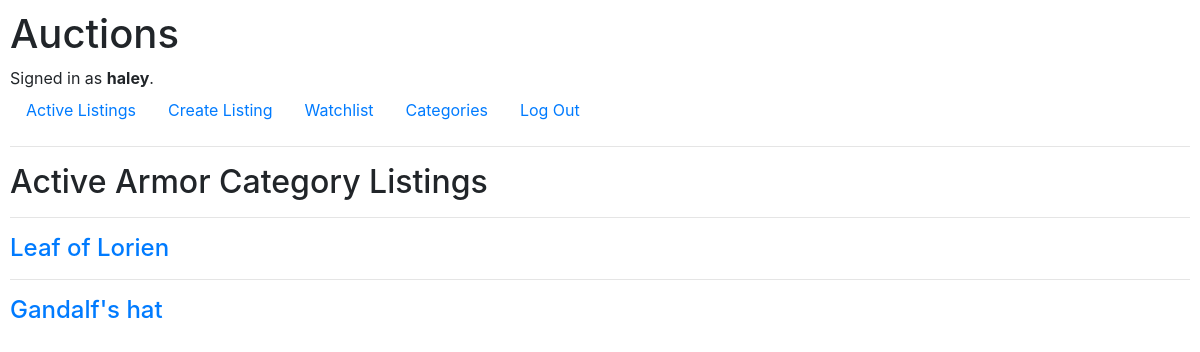
Screenshot of /category_auction/2/ (signed in) with the database file from the repository.
### auctions/models.py (models this page shows, shortened)
class User(AbstractUser):
    pass

class Category(models.Model):
    name = models.CharField(max_length=50)
    class Meta:
        verbose_name_plural= "Categories"

class Auction(models.Model):
    title = models.CharField(max_length=255)
    description = models.CharField(max_length=255)
    start_bid = models.IntegerField(null=True)
    image_url = models.CharField(max_length=255,blank=True, null=True)
    category = models.ManyToManyField(Category,related_name='categories')
    isActive = models.BooleanField(default=True)
    created_by = models.ForeignKey(User, on_delete=models.CASCADE)

### auctions/views.py (the view)
# urls.py: path('category_auction/<int:category_id>/', views.category_auction, name="category_auction"),
def category_auction(request,category_id):
    auctions = Auction.objects.filter(category__id=category_id)
    name = Category.objects.filter(id=category_id)
    return render(request, "auctions/category_auction.html", {
        "auctions":auctions,
        "name":name
    })

### auctions/templates/auctions/category_auction.html
{% extends "auctions/layout.html" %}
{% block body %}
{% for category in name %}
  <h2>Active {{category.name}} Category Listings</h2>
{% endfor %}
{% for auction in auctions %}
  {% if auction.isActive %}
    <hr>
    <div>
        <h4><a href="/detail/{{ auction.id }}">{{ auction.title }}</a></h4>
          {% endif %}
        {% endfor %}
      </div>
{% endblock %}

### auctions/templates/auctions/layout.html (shortened to what this page needs)
{% load static %}
<!DOCTYPE html>
<html lang="en">
    <head>
        <link rel="stylesheet" href="https://stackpath.bootstrapcdn.com/bootstrap/4.4.1/css/bootstrap.min.css">
        <link href="{% static 'auctions/styles.css' %}" rel="stylesheet">
    </head>
    <body>
        <h1>Auctions</h1>
        <div>
            {% if user.is_authenticated %}
                Signed in as <strong>{{ user.username }}</strong>.
            {% else %}
                Not signed in.
            {% endif %}
        </div>
        <ul class="nav">
            {% if user.is_authenticated %}
            <li class="nav-item">
                <a class="nav-link" href="{% url 'index' %}">Active Listings</a>
            </li>
            <li class="nav-item">
                <a class="nav-link" href="{% url 'add_auction' %}">Create Listing</a>
            </li>
            <li class="nav-item">
                <a class="nav-link" href="{% url 'watchlist' %}">Watchlist</a>
            </li>
            <li class="nav-item">
                <a class="nav-link" href="{% url 'categories' %}">Categories</a>
            </li>
            <li class="nav-item">
                <a class="nav-link" href="{% url 'logout' %}">Log Out</a>
            </li>
            {% endif %}
        </ul>
        <hr>
        {% block body %}
        {% endblock %}
    </body>
</html>

### auctions/static/auctions/styles.css (style rules this page uses)
body { padding: 10px; }

### rows the page displays
User: username "haley"
Category: name "Armor"
Auction: title "Leaf of Lorien"
Auction: title "Gandalf's hat"
